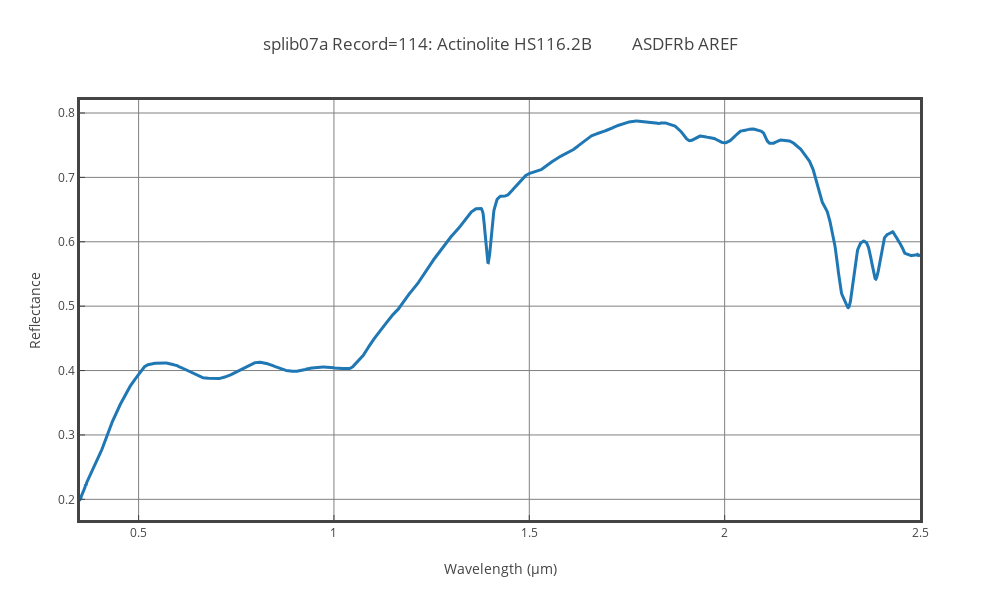

Here is the notebook cell this chart was saved with:
### Code cell
plotly_wavelength = splib.plotly_wavelength(dict_wavelength)
plotly_wavelength.show()

### Figure 1 — Plotly figure (JSON) as saved in the notebook; plotly's stock layout.template omitted (floating-point values rounded to 4 significant figures; data arrays with more than 128 entries replaced by an {"elided": "..."} marker saying what was removed)
{"data": [{"line": {"width": 3}, "name": " splib07a Record=114: Actinolite HS116.2B          ASDFRb AREF", "type": "scatter", "x": {"elided": "2151 float values"}, "y": {"elided": "2151 float values"}}], "layout": {"height": 600, "title": {"text": " splib07a Record=114: Actinolite HS116.2B          ASDFRb AREF"}, "width": 1000, "xaxis": {"autorange": true, "gridcolor": "gray", "gridwidth": 1, "linewidth": 3, "mirror": true, "range": [0.35, 2.5], "showgrid": true, "showline": true, "ticks": "inside", "title": {"text": "Wavelength (µm)"}, "type": "linear"}, "yaxis": {"autorange": true, "gridcolor": "gray", "gridwidth": 1, "linewidth": 3, "mirror": true, "range": [0.1679, 0.8202], "showgrid": true, "showline": true, "ticks": "inside", "title": {"text": "Reflectance"}, "type": "linear"}}}
